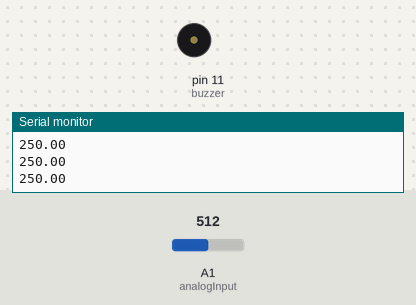
A sketch run on a simulated Arduino Uno, built with avr-gcc and run on an emulated ATmega328P. Parts: buzzer (waves = sounding), the last lines printed to the serial monitor. Inputs (shaded band) come from the test bench; at power-on: A1 (analogInput) = 512.

Above: at 1.2 s.
1.3 s: A1 (analogInput) set to 520
At 1.6 s:
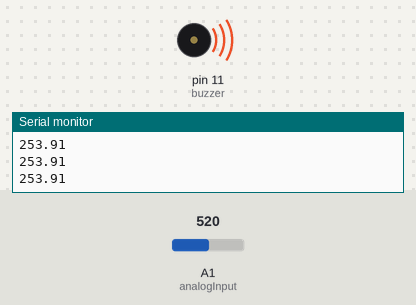
2.8 s: A1 (analogInput) set to 511
At 3.1 s:
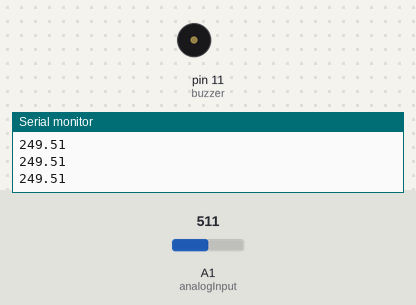
Timing chart, 0 to 5.8 s (numbered marks = the images above; inputs shaded):
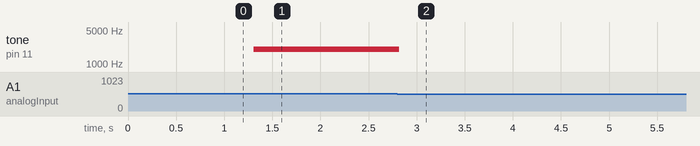

Measured:
- the behaviour switches between 512 and 513 on A1 (analogInput) (found by bisection; images 0 and 1)
- after the input at 1.3 s, tone on pin 11 (buzzer): silent → 2000 Hz at once
- after the input at 2.8 s, tone on pin 11 (buzzer): 2000 Hz → silent at once

The sketch:

4.ino
```cpp
int analogInput = A1;
int value = 0;
int threshold = 250;
float degree;
const int buzzer = 11;

void setup(){
  pinMode(analogInput, INPUT);
  pinMode(buzzer, OUTPUT);
  Serial.begin(9600);
}

void loop(){
  value = analogRead(analogInput);
  degree = value*5/(1024*0.01);
  if (degree > threshold) tone(buzzer, 2000);
  else noTone(buzzer);
  Serial.println(degree);
//  Serial.write(10);
  delay(100);
}
```
